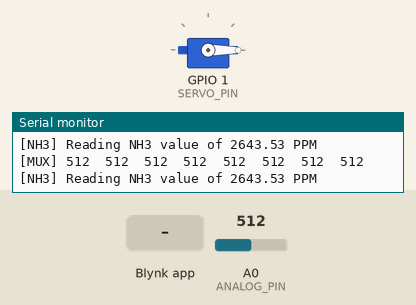
Recording of a sketch running on a simulated ESP8266 (NodeMCU). Shown: servo, the last lines printed to the serial monitor. Inputs (shaded band) come from the test bench; at power-on: A0 (ANALOG_PIN) = 512. WiFi joins after 1.5 s; servers stay silent unless stated.

Above: at 8.0 s.
8.1 s: Blynk app writes 1 to V1
At 8.35 s:
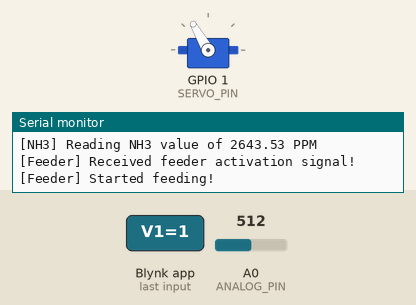
Timing chart, 0 to 14.1 s (numbered marks = the images above; inputs shaded):
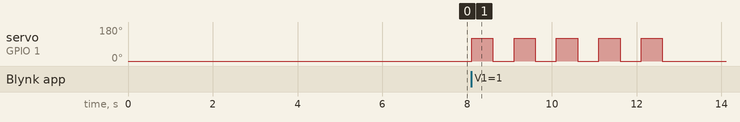

Measured:
- after the input at 8.1 s, servo on GPIO 1 (SERVO_PIN): alternates 120° for 0.50 s and 0° for 0.50 s, 10 changes in all, then stays 0°, starting at once

The sketch:

sketch_dec24d.ino
```cpp
#define NH3_MUX_PIN 0
#define ANALOG_PIN A0
#define SERVO_PIN D10

#define BLYNK_TEMPLATE_ID "TMPLYydOvcAY"
#define BLYNK_DEVICE_NAME "Lobster IoT"
#define BLYNK_AUTH_TOKEN "Z-9uxvyoA_hwKkX7txIpwpCTmyOV_p8X"

#include <ESP8266WiFi.h>
#include <BlynkSimpleEsp8266.h>
#include <Servo.h>

const int MUX_SELECT_PINS[3] = {D5, D6, D7};

const char ssid[] = "Canary99";
const char password[] = "otokotok";
const char auth[] = "Z-9uxvyoA_hwKkX7txIpwpCTmyOV_p8X";

BlynkTimer timer;
Servo servo;

void setup() {
  pinMode(ANALOG_PIN, INPUT);
  for(int i = 0; i < 3; i++){
    pinMode(MUX_SELECT_PINS[i], OUTPUT);
  }
  servo.attach(SERVO_PIN);
  servo.write(0);

  Serial.begin(9600);

  Blynk.begin(auth, ssid, password);
  timer.setInterval(1000L, blynkTimerEvent);

  preheatNH3(5);
}

void loop() {
  Blynk.run();
  timer.run();
}

void blynkTimerEvent() {
  readAllMux();
  float nh3_val = readNH3();
  Blynk.virtualWrite(V0, nh3_val);
}

// Feeder Virtual Pin 01
BLYNK_WRITE(V1) {
  if (param.asInt() == 1) {
    Serial.println("[Feeder] Received feeder activation signal!");
    Serial.println("[Feeder] Started feeding!");
    startFeeder();
    delay(1000);
    Serial.println("[Feeder] Stopped feeding!");
  } else {
    Serial.println("[Feeder] Received feeder deactivation signal!");
  }
}

// Multiplexer
void selectMuxPin(byte pin)
{
  if (pin > 7) return; // Exit if pin is out of scope
  for (int i=0; i<3; i++)
  {
    if (pin & (1<<i))
      digitalWrite(MUX_SELECT_PINS[i], HIGH);
    else
      digitalWrite(MUX_SELECT_PINS[i], LOW);
  }
}

void startFeeder(){
  for(int i = 0; i < 5; i++){
    servo.write(120);
    delay(500);
    servo.write(0);
    delay(500);
  }
}

void readAllMux(){
  Serial.print("[MUX] ");
  for (byte pin=0; pin<=7; pin++)
  {
    selectMuxPin(pin); // Select one at a time
    int inputValue = analogRead(ANALOG_PIN); // and read Z
    Serial.print(String(inputValue) + "\t");
  }
  Serial.println();
}

float readNH3() {
  selectMuxPin(NH3_MUX_PIN);

  const float RO = 37;
  const float RL = 10;
  const float m = -0.417;
  const float b = 0.858;

  float VRL = analogRead(ANALOG_PIN) * (5 / 1023.0);
  float RS = (5.0 / VRL - 1) * 10;
  float ratio = RS / RO;
  float ppm = pow(10, (log10(ratio) - b) / m);

  Serial.print("[NH3] Reading NH3 value of ");
  Serial.print(ppm);
  Serial.println(" PPM");

  return ppm;
}

void preheatNH3(int seconds) {
  for (int i = 1; i <= seconds; i++) {
    Serial.print("[NH3] Preheating for ");
    Serial.print(i);
    Serial.println(" seconds");
    delay(1000);
  }
}
```
